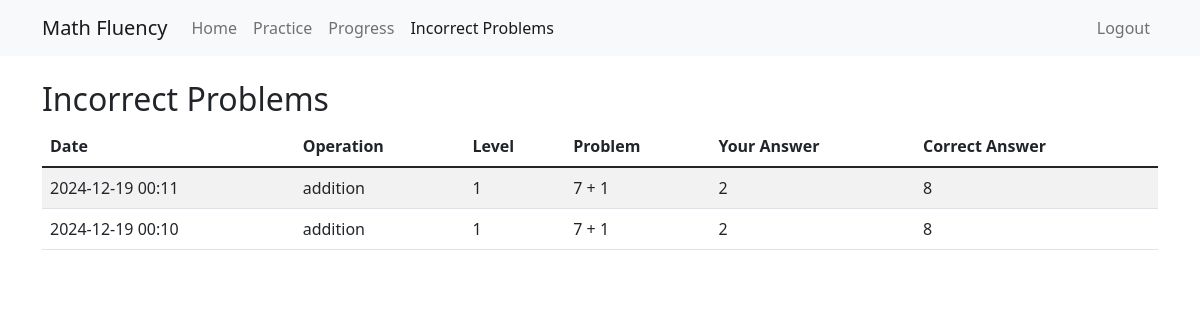
The page /incorrect_problems (signed in) on the database as committed earlier.
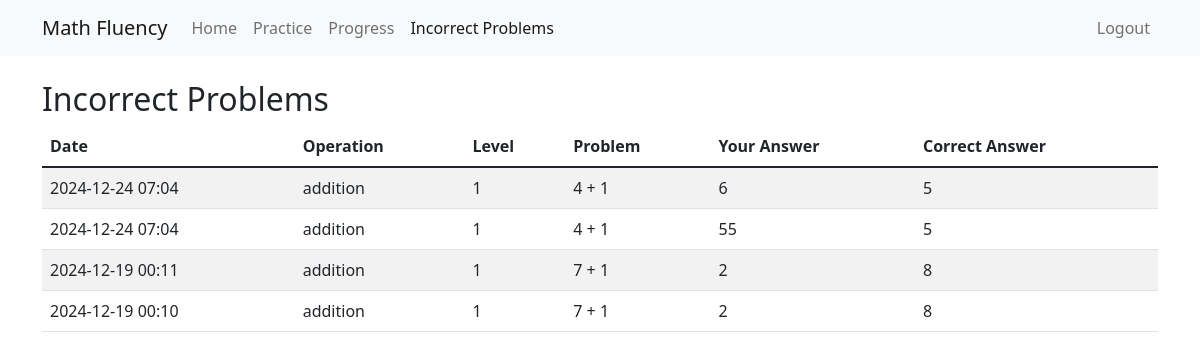
The same page on the database as committed later.
### models/practice_attempt.py (models this page shows)
class PracticeAttempt(db.Model):
    id = db.Column(db.Integer, primary_key=True)
    user_id = db.Column(db.Integer, db.ForeignKey('user.id'), nullable=False)
    operation = db.Column(db.String(20), nullable=False)  # 'addition' or 'multiplication'
    level = db.Column(db.Integer, nullable=False)
    problem = db.Column(db.String(50), nullable=False)
    user_answer = db.Column(db.Integer, nullable=False)
    correct_answer = db.Column(db.Integer, nullable=False)
    is_correct = db.Column(db.Boolean, nullable=False)
    time_taken = db.Column(db.Float)  # in seconds
    created_at = db.Column(db.DateTime, default=datetime.utcnow)
    user = db.relationship('User', backref=db.backref('practice_attempts', lazy=True))

### app.py (the view)
@app.route('/incorrect_problems')
@login_required
def incorrect_problems():
    incorrect_attempts = PracticeAttempt.query.filter_by(
        user_id=current_user.id,
        is_correct=False
    ).order_by(PracticeAttempt.created_at.desc()).all()
    return render_template('incorrect_problems.html', attempts=incorrect_attempts)

### app.py (called while the page is built)
@login_manager.user_loader
def load_user(user_id):
    return User.query.get(int(user_id))

### templates/incorrect_problems.html
{% extends "base.html" %}
{% block content %}
<div class="container mt-4">
    <h2>Incorrect Problems</h2>
    {% if attempts %}
    <div class="table-responsive">
        <table class="table table-striped">
            <thead>
                <tr>
                    <th>Date</th>
                    <th>Operation</th>
                    <th>Level</th>
                    <th>Problem</th>
                    <th>Your Answer</th>
                    <th>Correct Answer</th>
                </tr>
            </thead>
            <tbody>
                {% for attempt in attempts %}
                <tr>
                    <td>{{ attempt.created_at.strftime('%Y-%m-%d %H:%M') }}</td>
                    <td>{{ attempt.operation }}</td>
                    <td>{{ attempt.level }}</td>
                    <td>{{ attempt.problem }}</td>
                    <td>{{ attempt.user_answer }}</td>
                    <td>{{ attempt.correct_answer }}</td>
                </tr>
                {% endfor %}
            </tbody>
        </table>
    </div>
    {% else %}
    <div class="alert alert-info">
        No incorrect problems found. Keep up the good work!
    </div>
    {% endif %}
</div>
{% endblock %}

### templates/base.html (shortened to what this page needs)
<!DOCTYPE html>
<html lang="en">
<head>
    <link href="https://cdn.jsdelivr.net/npm/bootstrap@5.1.3/dist/css/bootstrap.min.css" rel="stylesheet">
</head>
<body>
    <nav class="navbar navbar-expand-lg navbar-light bg-light">
        <div class="container">
            <a class="navbar-brand" href="{{ url_for('home') }}">Math Fluency</a>
            <div class="collapse navbar-collapse" id="navbarNav">
                <ul class="navbar-nav">
                    <li class="nav-item">
                        <a class="nav-link {% if request.endpoint == 'home' %}active{% endif %}" href="{{ url_for('home') }}">Home</a>
                    </li>
                    <li class="nav-item">
                        <a class="nav-link {% if request.endpoint == 'practice' %}active{% endif %}" href="{{ url_for('practice') }}">Practice</a>
                    </li>
                    <li class="nav-item">
                        <a class="nav-link {% if request.endpoint == 'progress' %}active{% endif %}" href="{{ url_for('progress') }}">Progress</a>
                    </li>
                    <li class="nav-item">
                        <a class="nav-link {% if request.endpoint == 'incorrect_problems' %}active{% endif %}" href="{{ url_for('incorrect_problems') }}">Incorrect Problems</a>
                    </li>
                </ul>
                <ul class="navbar-nav ms-auto">
                    {% if current_user.is_authenticated %}
                    <li class="nav-item">
                        <a class="nav-link" href="{{ url_for('logout') }}">Logout</a>
                    </li>
                    {% endif %}
                </ul>
            </div>
        </div>
    </nav>
    {% block content %}{% endblock %}
</body>
</html>

Rows that differ between the two databases and show on the page:
added PracticeAttempt: created_at "2024-12-24 07:04", operation "addition", level "1", problem "4 + 1", user_answer "6", correct_answer "5"
added PracticeAttempt: created_at "2024-12-24 07:04", operation "addition", level "1", problem "4 + 1", user_answer "55", correct_answer "5"
